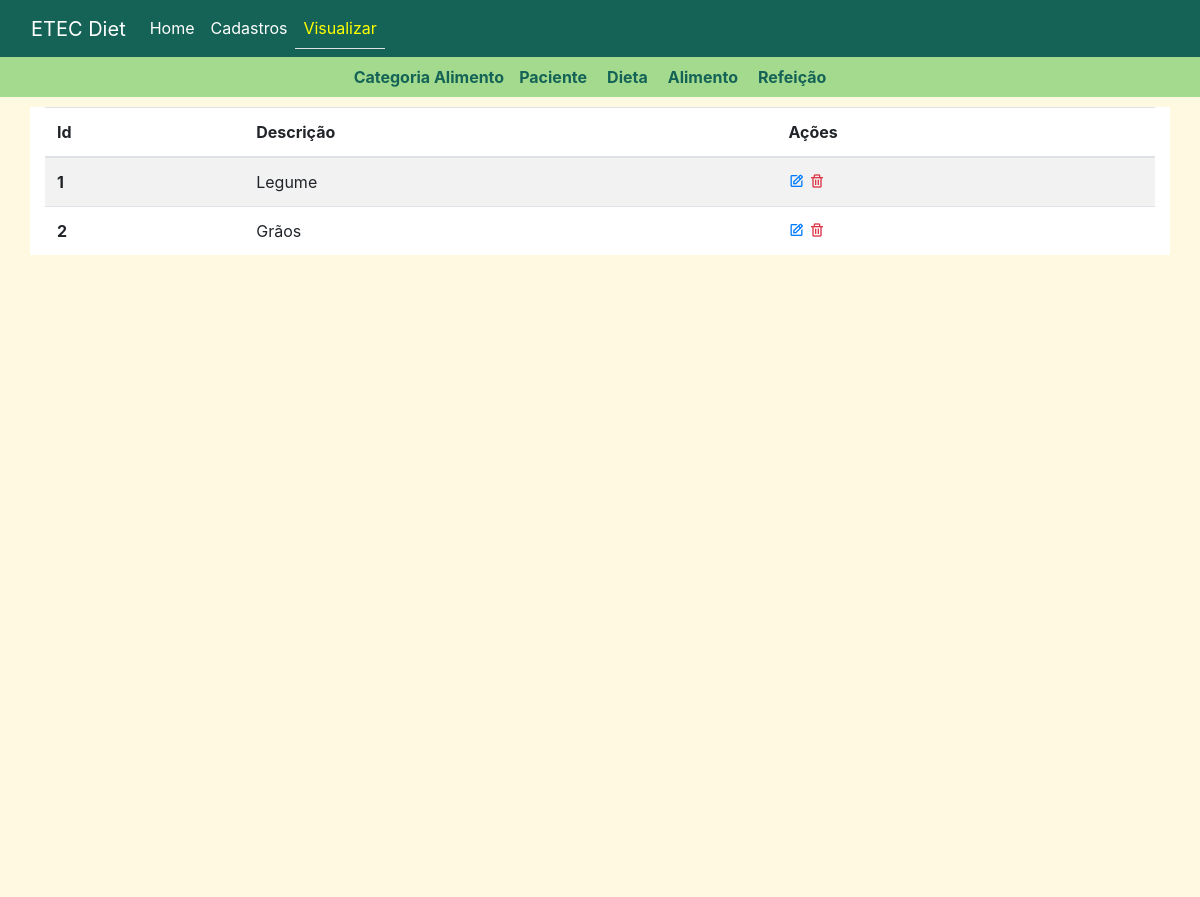
/categoria_alimento, run on an earlier commit of the app's database.
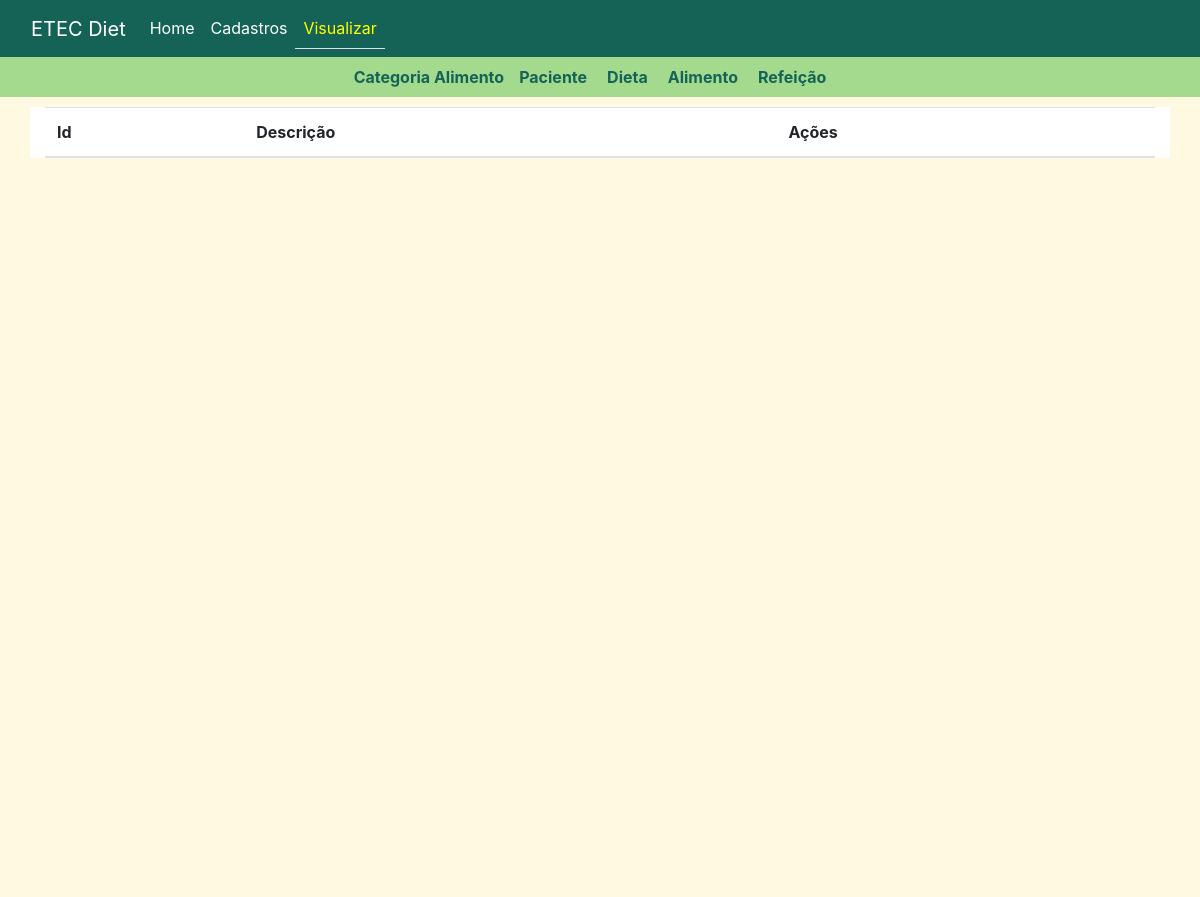
And on a later commit of the database.
### tables this page shows
CREATE TABLE `categoria_alimento` (
  `id` int NOT NULL AUTO_INCREMENT,
  `descricao` varchar(100) NOT NULL,
  PRIMARY KEY (`id`)
);

### Controller/CategoriaAlimentoController.php (called while the page is built, shortened)
<?php
class CategoriaAlimentoController{
    public static function index(){
        $arr_categoria_alimentos = self::listar();
        include 'View/modules/Categoria_Alimento/ListarCategoriaAlimento.php';
    }
    public static function listar(){
        $model = new CategoriaAlimentoModel();
        $arr_categoria_alimentos = $model->getAll();
        return $arr_categoria_alimentos;
    }
}

### DAO/MySQL.php (called while the page is built, shortened)
<?php
class MySQL extends PDO{
    public $dsn = "mysql:host=localhost;dbname=etec_diet_v2";
    public $user = "root";
    public $pass = "Eduardo@mysql";
    public function __construct()
    {
        return parent::__construct($this->dsn, $this->user, $this->pass);
    }
}

### Model/CategoriaAlimentoModel.php (called while the page is built, shortened)
<?php
class CategoriaAlimentoModel{
    public function getAll(){
        include 'DAO/CategoriaAlimentoDAO.php';
        $dao = new CategoriaAlimentoDAO();
        return $dao->getAllRows();
    }
}

### DAO/CategoriaAlimentoDAO.php (called while the page is built, shortened)
<?php
class CategoriaAlimentoDAO{
    public $conexao;
    public function __construct()
    {
        include_once 'MySQL.php';
        $this->conexao = new MySQL();
    }
    public function getAllRows(){
        $sql = "SELECT * FROM categoria_alimento";
        $stmt = $this->conexao->prepare($sql);
        $stmt->execute();
        return $stmt->fetchAll(PDO::FETCH_CLASS);
    }
}

### View/modules/Categoria_Alimento/ListarCategoriaAlimento.php (the view, shortened to what this page needs)
<!DOCTYPE html>
<html lang="en">
<head>
    <link rel="stylesheet" href="View/css/listas.css">
    <?php include 'View/includes/css_config.php' ?>
</head>
<body>
    <header>
        <?php include 'View/includes/cabecalho_view.php'?>
    </header>
    <main>
        <div class="container">
            <table class="table table-striped">
                <thead>
                    <tr>
                        <th scope="col">Id</th>
                        <th scope="col">Descrição</th>
                        <th scope="col">Ações</th>
                    </tr>
                </thead>
                <tbody>
                <?php foreach($arr_categoria_alimentos as $categoria_alimento): ?>
                    <tr>
                        <th scope="row"><?=$categoria_alimento->id?></th>
                        <td><?=$categoria_alimento->descricao?></td>
                        <td class="actions">
                            <a href="/ver?id=<?= $categoria_alimento->id?>">
                                <i class='bx bx-edit '></i>
                            </a>
                            <a href="/deletar?id=<?= $categoria_alimento->id?>">
                                <i class='bx bx-trash text-danger'></i>
                            </a>
                        </td>
                    </tr>
                <?php endforeach?>
                </tbody>
            </table>
        </div>
    </main>
</body>
</html>

### index.php (shortened to what this page needs)
<?php
$uri_parse = parse_url($_SERVER["REQUEST_URI"], PHP_URL_PATH);
switch($uri_parse){
    case '/categoria_alimento':
        CategoriaAlimentoController::index();
    break;
}

### View/includes/css_config.php (shortened to what this page needs)
<link rel="stylesheet"
      href="https://stackpath.bootstrapcdn.com/bootstrap/4.1.3/css/bootstrap.min.css"
>
<link href='https://unpkg.com/boxicons@2.1.2/css/boxicons.min.css' rel='stylesheet'>

### View/includes/cabecalho_view.php (shortened to what this page needs)
<nav class="navbar navbar-expand-lg navbar-light" style="background-color: #146356;">
  <div class="container-fluid">
    <a class="navbar-brand" href="#" style="color: white;">ETEC Diet</a>
    <div class="collapse navbar-collapse" id="navbarNavDropdown">
      <ul class="navbar-nav">
        <li class="nav-item">
          <a class="nav-link" style="color: white;" aria-current="page" href="/home">Home</a>
        </li>
        <li class="nav-item">
          <a class="nav-link" style="color: white;" href="/cadastros">Cadastros</a>
        </li>
        <li class="nav-item">
          <a class="nav-link border-bottom border-5" style="color: yellow;" href="/index">Visualizar</a>
        </li>
      </ul>
    </div>
  </div>
</nav>
<ul class="nav justify-content-center align-items-center p-2" style="background-color: #A3DA8D">
  <li class="nav-item">
    <strong><a style="color: #146356; padding-right: 15px;" href="/categoria_alimento">Categoria Alimento</a></strong>
  </li>
  <li class="nav-item">
    <strong>
      <a style="color: #146356; padding-right: 20px;" href="/paciente"> Paciente</a>
    </strong>
  </li>
  <li class="nav-item">
    <strong>
      <a style="color: #146356; padding-right: 20px;" href="/dieta"> Dieta</a>
    </strong>
  </li>
  <li class="nav-item">
    <strong>
      <a style="color: #146356; padding-right: 20px;" href="/alimento"> Alimento</a>
    </strong>
  </li>
  <li class="nav-item">
    <strong>
      <a style="color: #146356; padding-right: 20px;" href="/refeicao_alimento"> Refeição</a>
    </strong>
  </li>
</ul>

### View/css/listas.css (style rules this page uses)
* { box-sizing: border-box; }
html { height: 100%; background-color: #fff9e1;; }
main { padding: 10px; height: 100%; background-color: #fff9e1;; }
body { background-color: #fff9e1;; height: 100%; }
.container { background-color: white; }

What changed in the data, as far as the page shows it:
removed categoria_alimento: id "1", descricao "Legume"
removed categoria_alimento: id "2", descricao "Grãos"
